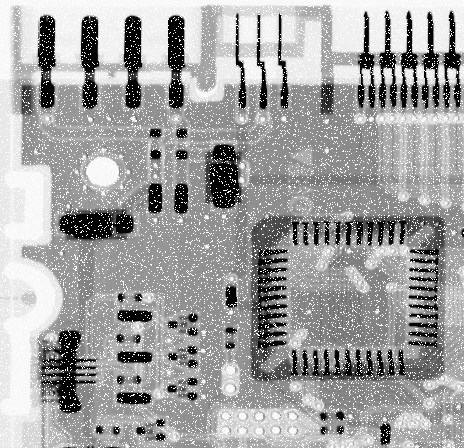
#> input picture lab6/Q6_1_2.tiff, 464 x 448 px
$ python Q6_1_2.py
#> lines starting #> are read from the running program, lines starting #| are printed output that depends on the picture
import numpy as np
from PIL import Image
from matplotlib import pyplot as plt


# %% Q6_1_2 min filter
Q6_1_2 = np.asarray(Image.open("Q6_1_2.tiff"))
#> Q6_1_2 is the input picture: shape (448, 464); min 0, max 255, mean 161.2
plt.show()


def min_filter(img_raw, n: int):
#> called with n = 3
    m = (n - 1) // 2
    row, col = img_raw.shape
#> row = 448; col = 464
    img_pad = np.pad(img_raw, m)
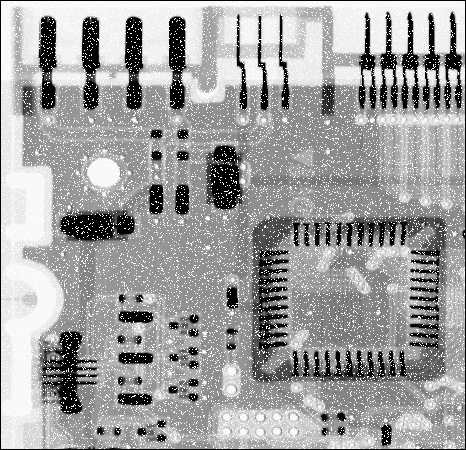
#> img_pad: shape (450, 466); min 0, max 255, mean 159.8
    img_out = np.array([img_pad[i:i + n, j:j + n].min()
                        for i in range(row)
                        for j in range(col)])
    return img_out.astype(np.uint8).reshape(row, col)
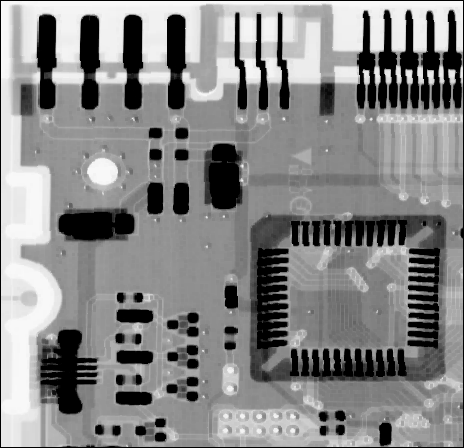
#> returned value: shape (448, 464); min 0, max 249, mean 134.8


Q6_1_2_n3 = min_filter(Q6_1_2, 3)
Q6_1_2_n5 = min_filter(Q6_1_2, 5)
#> call 2 of min_filter, with n = 5
#> in min_filter (call 2), `img_pad = np.pad(img_raw, m)`:
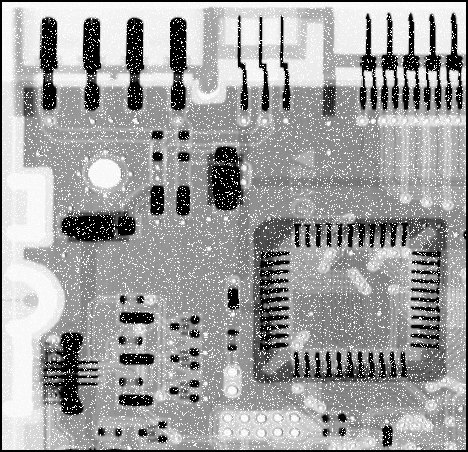
#> img_pad: shape (452, 468); min 0, max 255, mean 158.4
#> in min_filter (call 2), `return img_out.astype(np.uint8).reshape(row, col)`:
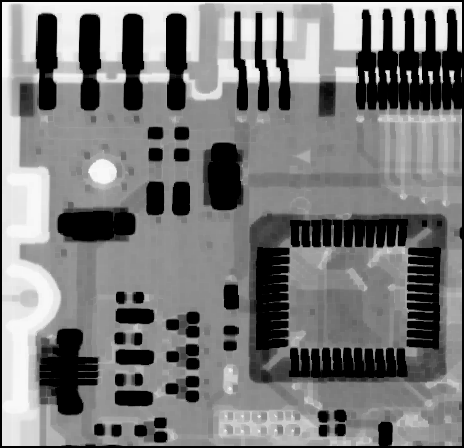
#> returned value: shape (448, 464); min 0, max 248, mean 121.8
Q6_1_2_n7 = min_filter(Q6_1_2, 7)
#> call 3 of min_filter, with n = 7
#> in min_filter (call 3), `img_pad = np.pad(img_raw, m)`:
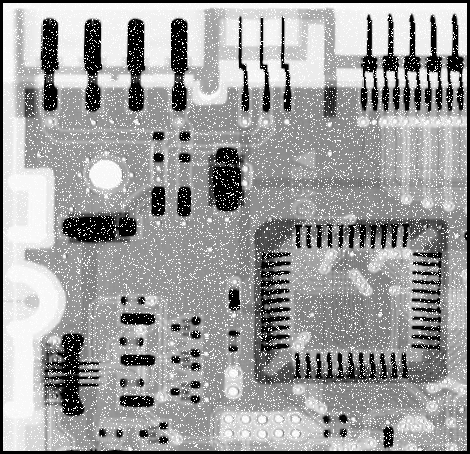
#> img_pad: shape (454, 470); min 0, max 255, mean 157
#> in min_filter (call 3), `return img_out.astype(np.uint8).reshape(row, col)`:
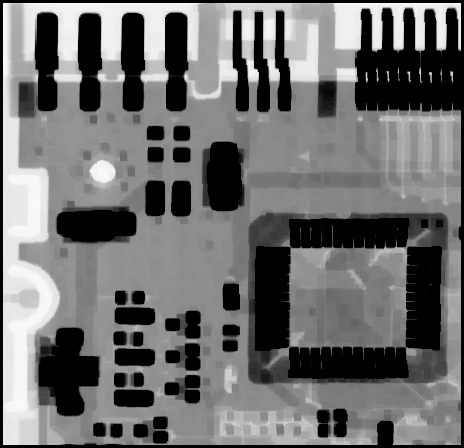
#> returned value: shape (448, 464); min 0, max 248, mean 110.9

plt.figure(figsize=(6.4, 6.4))
plt.subplot(221)
plt.title('Raw Q6_1_2.tiff')
plt.imshow(Q6_1_2, cmap='gray')
plt.subplot(222)
plt.title('Min filtered with filter size $n=3$')
plt.imshow(Q6_1_2_n3, cmap='gray')
plt.subplot(223)
plt.title('Min filtered with filter size $n=5$')
plt.imshow(Q6_1_2_n5, cmap='gray')
plt.subplot(224)
plt.title('Min filtered with filter size $n=7$')
plt.imshow(Q6_1_2_n7, cmap='gray')
plt.savefig('Q6_1_2.png')
plt.show()
